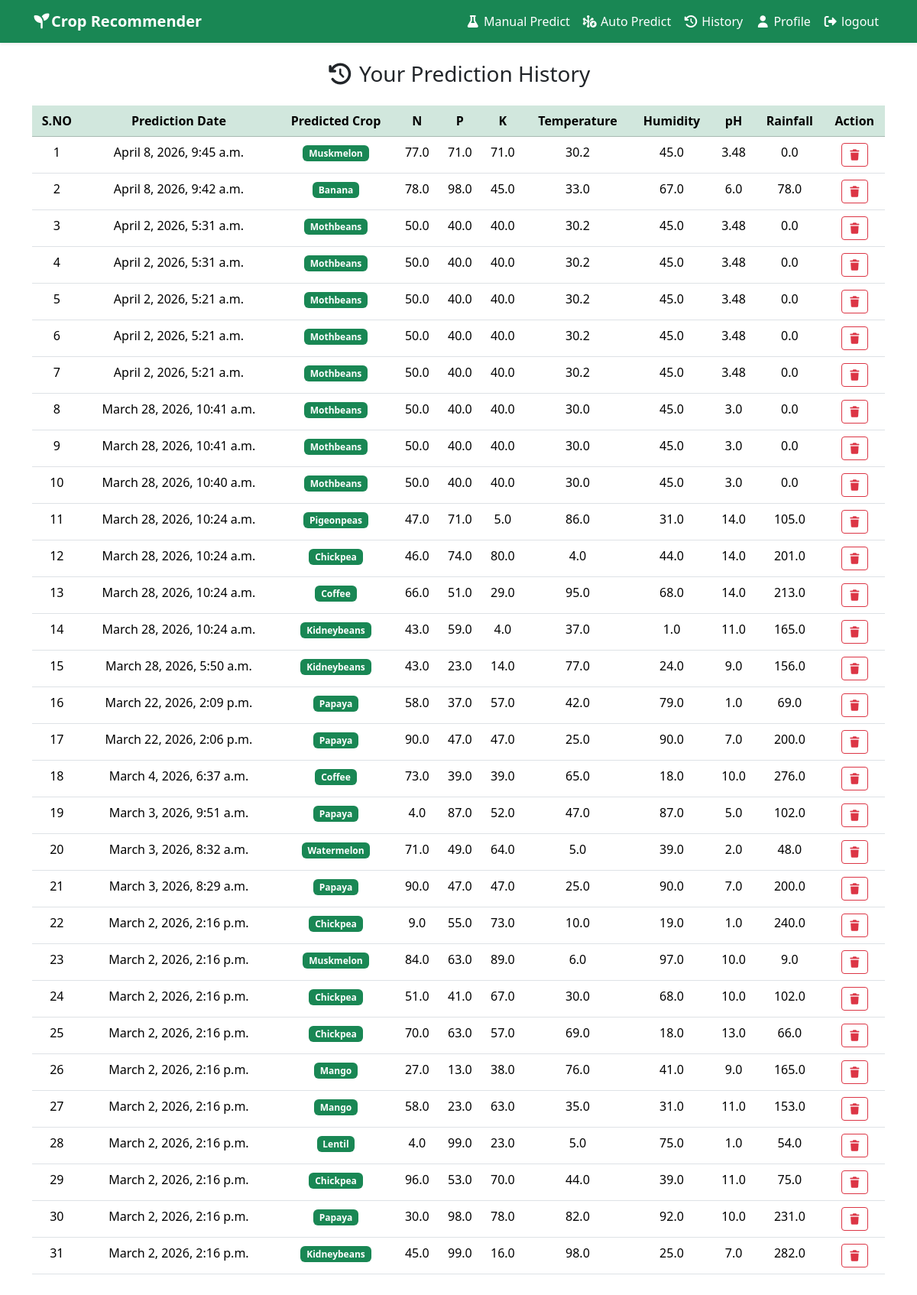
The app's page /user_history/ (signed in) with its own data.
### recommender/models.py (models this page shows, shortened)
class Prediction(models.Model):
    user = models.ForeignKey(User, on_delete=models.CASCADE, related_name = 'predictions')
    N = models.FloatField()
    P = models.FloatField()
    K = models.FloatField()
    temperature = models.FloatField()
    humidity = models.FloatField()
    ph = models.FloatField()
    rainfall = models.FloatField()
    predicted_label = models.CharField(max_length=100)
    created_at = models.DateTimeField(auto_now_add=True)
    class Meta:
        ordering = ['-created_at']

### recommender/views.py (the view)
# urls.py: path("user_history/",user_history_view, name ="user_history"),
@login_required(login_url="login")
def user_history_view(request):
    predictions = Prediction.objects.filter(user=request.user)
    return render(request, "user_history.html",locals())

### recommender/templates/user_history.html (shortened to what this page needs)
{% extends "base.html" %} {% load static %}
{% block content %}
<div class="text-center">
  <h3><i class="fas fa-clock-rotate-left"></i> Your Prediction History</h3>
  <table class="table mt-4">
    <thead class="table-success">
      <tr>
        <th>S.NO</th>
        <th>Prediction Date</th>
        <th>Predicted Crop</th>
        <th>N</th>
        <th>P</th>
        <th>K</th>
        <th>Temperature</th>
        <th>Humidity</th>
        <th>pH</th>
        <th>Rainfall</th>
        <th>Action</th>
      </tr>
    </thead>
    <tbody>
      {% for record in predictions %}
      <tr>
        <td>{{ forloop.counter }}</td>
        <td>{{record.created_at}}</td>
        <td>
          <span class="badge bg-success">{{record.predicted_label|title}}</span>
        </td>
        <td>{{record.N}}</td>
        <td>{{record.P}}</td>
        <td>{{record.K}}</td>
        <td>{{record.temperature}}</td>
        <td>{{record.humidity}}</td>
        <td>{{record.ph}}</td>
        <td>{{record.rainfall}}</td>
        <td>
          <a
            href="{% url 'delete_prediction' record.id %}"
            class="btn btn-outline-danger btn-sm"
            onclick="
              return confirm('Delete this entry? This cannot be undone');
            "
            ><i class="fa-solid fa-trash"></i
          ></a>
        </td>
      </tr>
      {% endfor %}
    </tbody>
  </table>
</div>
{% endblock %}

### recommender/templates/base.html (shortened to what this page needs)
<!doctype html>
<html lang="en">
  <head>
    <link
      href="https://cdn.jsdelivr.net/npm/bootstrap@5.3.8/dist/css/bootstrap.min.css"
      rel="stylesheet"
    />
    <link
      rel="stylesheet"
      href="https://cdnjs.cloudflare.com/ajax/libs/font-awesome/7.0.1/css/all.min.css"
    />
    <link rel="stylesheet" href="/static/css/style.css" />
  </head>
  <body>
    <nav class="navbar navbar-expand-lg navbar-dark bg-success shadow-sm">
      <div class="container">
        <a class="navbar-brand fw-bold" href="{% url 'home' %}"
          ><i class="fas fa-seedling"></i>Crop Recommender</a
        >
        <div class="collapse navbar-collapse" id="navbarSupportedContent">
          <ul class="navbar-nav ms-auto mb-2 mb-lg-0">
            {% if user.is_authenticated and not user.is_staff %}
            <li class="nav-item">
              <a
                class="nav-link active"
                aria-current="page"
                href="{% url 'predict' %}"
                ><i class="fas fa-flask"></i> Manual Predict</a
              >
            </li>
            <li class="nav-item">
              <a
                class="nav-link active"
                aria-current="page"
                href="{% url 'autopredict' %}"
                ><i class="fa-solid fa-hexagon-nodes-bolt"></i> Auto Predict</a
              >
            </li>
            <li class="nav-item">
              <a
                class="nav-link active"
                aria-current="page"
                href="{% url 'user_history' %}"
                ><i class="fas fa-solid fa-clock-rotate-left"></i> History</a
              >
            </li>
            <li class="nav-item">
              <a
                class="nav-link active"
                aria-current="page"
                href="{% url 'update_profile' %}"
                ><i class="fas fa-solid fa-user"></i> Profile</a
              >
            </li>
            <li class="nav-item">
              <a
                class="nav-link active"
                aria-current="page"
                href="{% url 'logout' %}"
                ><i class="fas fa-solid fa-sign-out-alt"></i> logout</a
              >
            </li>
            {% endif %}
          </ul>
        </div>
      </div>
    </nav>
    <main class="container py-4">{% block content %}{% endblock %}</main>
  </body>
</html>

### records on screen
Prediction: created_at "April 8, 2026, 9:45 a.m.", predicted_label "Muskmelon", N "77.0", P "71.0", K "71.0", temperature "30.2", humidity "45.0", ph "3.48", rainfall "0.0"
Prediction: created_at "April 8, 2026, 9:42 a.m.", predicted_label "Banana", N "78.0", P "98.0", K "45.0", temperature "33.0", humidity "67.0", ph "6.0", rainfall "78.0"
Prediction: created_at "April 2, 2026, 5:31 a.m.", predicted_label "Mothbeans", N "50.0", P "40.0", K "40.0", temperature "30.2", humidity "45.0", ph "3.48", rainfall "0.0"
Prediction: created_at "April 2, 2026, 5:31 a.m.", predicted_label "Mothbeans", N "50.0", P "40.0", K "40.0", temperature "30.2", humidity "45.0", ph "3.48", rainfall "0.0"
Prediction: created_at "April 2, 2026, 5:21 a.m.", predicted_label "Mothbeans", N "50.0", P "40.0", K "40.0", temperature "30.2", humidity "45.0", ph "3.48", rainfall "0.0"
Prediction: created_at "April 2, 2026, 5:21 a.m.", predicted_label "Mothbeans", N "50.0", P "40.0", K "40.0", temperature "30.2", humidity "45.0", ph "3.48", rainfall "0.0"
Prediction: created_at "April 2, 2026, 5:21 a.m.", predicted_label "Mothbeans", N "50.0", P "40.0", K "40.0", temperature "30.2", humidity "45.0", ph "3.48", rainfall "0.0"
Prediction: created_at "March 28, 2026, 10:41 a.m.", predicted_label "Mothbeans", N "50.0", P "40.0", K "40.0", temperature "30.0", humidity "45.0", ph "3.0", rainfall "0.0"
Prediction: created_at "March 28, 2026, 10:41 a.m.", predicted_label "Mothbeans", N "50.0", P "40.0", K "40.0", temperature "30.0", humidity "45.0", ph "3.0", rainfall "0.0"
Prediction: created_at "March 28, 2026, 10:40 a.m.", predicted_label "Mothbeans", N "50.0", P "40.0", K "40.0", temperature "30.0", humidity "45.0", ph "3.0", rainfall "0.0"
Prediction: created_at "March 28, 2026, 10:24 a.m.", predicted_label "Pigeonpeas", N "47.0", P "71.0", K "5.0", temperature "86.0", humidity "31.0", ph "14.0", rainfall "105.0"
Prediction: created_at "March 28, 2026, 10:24 a.m.", predicted_label "Chickpea", N "46.0", P "74.0", K "80.0", temperature "4.0", humidity "44.0", ph "14.0", rainfall "201.0"
Prediction: created_at "March 28, 2026, 10:24 a.m.", predicted_label "Coffee", N "66.0", P "51.0", K "29.0", temperature "95.0", humidity "68.0", ph "14.0", rainfall "213.0"
Prediction: created_at "March 28, 2026, 10:24 a.m.", predicted_label "Kidneybeans", N "43.0", P "59.0", K "4.0", temperature "37.0", humidity "1.0", ph "11.0", rainfall "165.0"
Prediction: created_at "March 28, 2026, 5:50 a.m.", predicted_label "Kidneybeans", N "43.0", P "23.0", K "14.0", temperature "77.0", humidity "24.0", ph "9.0", rainfall "156.0"
Prediction: created_at "March 22, 2026, 2:09 p.m.", predicted_label "Papaya", N "58.0", P "37.0", K "57.0", temperature "42.0", humidity "79.0", ph "1.0", rainfall "69.0"
Prediction: created_at "March 22, 2026, 2:06 p.m.", predicted_label "Papaya", N "90.0", P "47.0", K "47.0", temperature "25.0", humidity "90.0", ph "7.0", rainfall "200.0"
Prediction: created_at "March 4, 2026, 6:37 a.m.", predicted_label "Coffee", N "73.0", P "39.0", K "39.0", temperature "65.0", humidity "18.0", ph "10.0", rainfall "276.0"
Prediction: created_at "March 3, 2026, 9:51 a.m.", predicted_label "Papaya", N "4.0", P "87.0", K "52.0", temperature "47.0", humidity "87.0", ph "5.0", rainfall "102.0"
Prediction: created_at "March 3, 2026, 8:32 a.m.", predicted_label "Watermelon", N "71.0", P "49.0", K "64.0", temperature "5.0", humidity "39.0", ph "2.0", rainfall "48.0"
Prediction: created_at "March 3, 2026, 8:29 a.m.", predicted_label "Papaya", N "90.0", P "47.0", K "47.0", temperature "25.0", humidity "90.0", ph "7.0", rainfall "200.0"
Prediction: created_at "March 2, 2026, 2:16 p.m.", predicted_label "Chickpea", N "9.0", P "55.0", K "73.0", temperature "10.0", humidity "19.0", ph "1.0", rainfall "240.0"
Prediction: created_at "March 2, 2026, 2:16 p.m.", predicted_label "Muskmelon", N "84.0", P "63.0", K "89.0", temperature "6.0", humidity "97.0", ph "10.0", rainfall "9.0"
Prediction: created_at "March 2, 2026, 2:16 p.m.", predicted_label "Chickpea", N "51.0", P "41.0", K "67.0", temperature "30.0", humidity "68.0", ph "10.0", rainfall "102.0"
Prediction: created_at "March 2, 2026, 2:16 p.m.", predicted_label "Chickpea", N "70.0", P "63.0", K "57.0", temperature "69.0", humidity "18.0", ph "13.0", rainfall "66.0"
Prediction: created_at "March 2, 2026, 2:16 p.m.", predicted_label "Mango", N "27.0", P "13.0", K "38.0", temperature "76.0", humidity "41.0", ph "9.0", rainfall "165.0"
Prediction: created_at "March 2, 2026, 2:16 p.m.", predicted_label "Mango", N "58.0", P "23.0", K "63.0", temperature "35.0", humidity "31.0", ph "11.0", rainfall "153.0"
Prediction: created_at "March 2, 2026, 2:16 p.m.", predicted_label "Lentil", N "4.0", P "99.0", K "23.0", temperature "5.0", humidity "75.0", ph "1.0", rainfall "54.0"
Prediction: created_at "March 2, 2026, 2:16 p.m.", predicted_label "Chickpea", N "96.0", P "53.0", K "70.0", temperature "44.0", humidity "39.0", ph "11.0", rainfall "75.0"
Prediction: created_at "March 2, 2026, 2:16 p.m.", predicted_label "Papaya", N "30.0", P "98.0", K "78.0", temperature "82.0", humidity "92.0", ph "10.0", rainfall "231.0"
Prediction: created_at "March 2, 2026, 2:16 p.m.", predicted_label "Kidneybeans", N "45.0", P "99.0", K "16.0", temperature "98.0", humidity "25.0", ph "7.0", rainfall "282.0"
